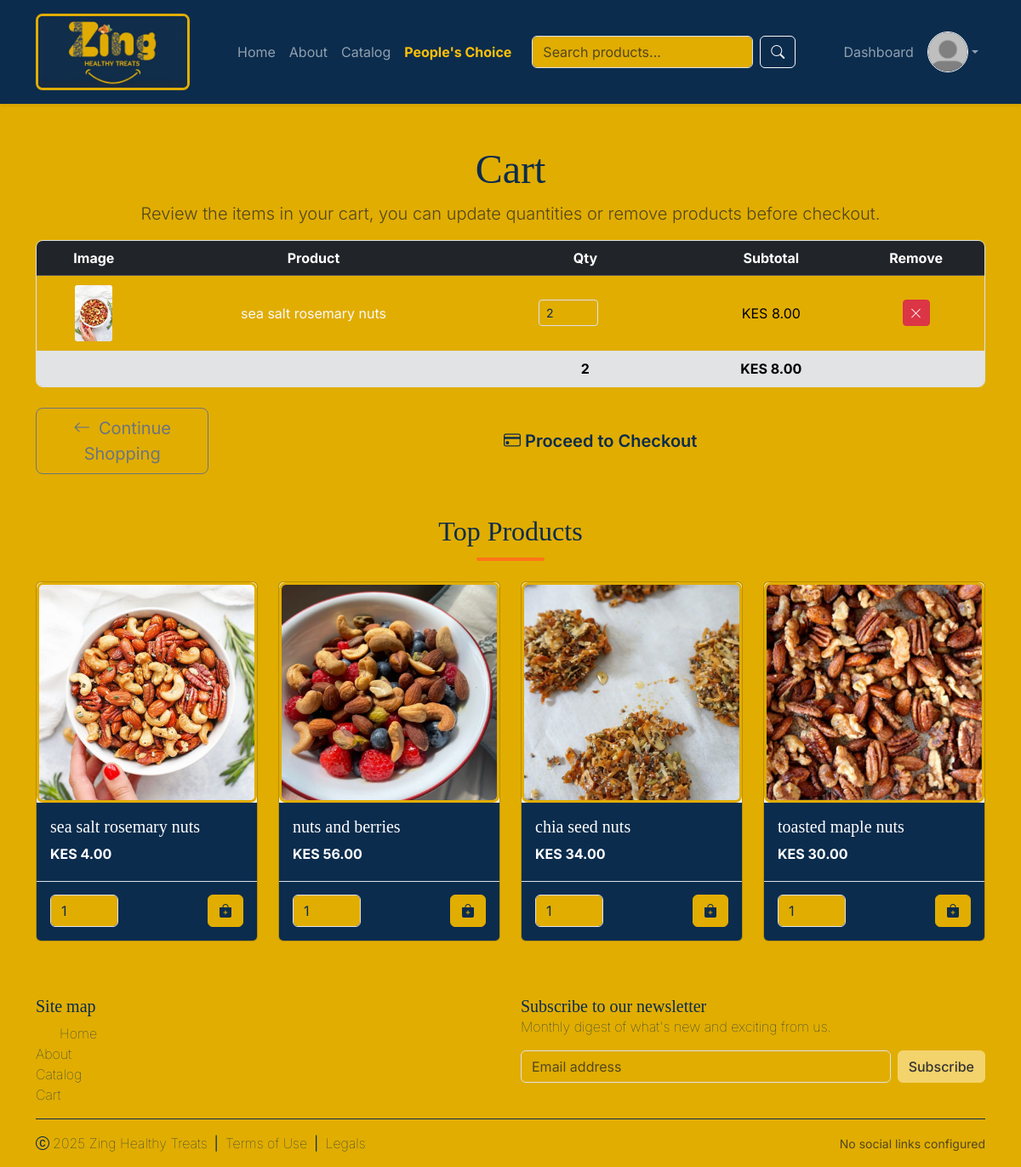
/cart (signed in), run on the app's committed database.
### app/models.py (models this page shows, shortened)
class User(UserMixin, db.Model):
    id = db.Column(db.Integer, primary_key=True)
    username = db.Column(db.String(64), unique=True, nullable=False)
    email = db.Column(db.String(120), unique=True, nullable=False)
    address = db.Column(db.String(255))
    profile_picture = db.Column(db.String(128), default="default_profile.webp")
    password_hash = db.Column(db.String(256), nullable=False)
    is_admin = db.Column(db.Boolean, default=False, nullable=False)

class Product(db.Model):
    id = db.Column(db.Integer, primary_key=True)
    date_added = db.Column(db.DateTime, nullable=False, default=datetime.utcnow)
    title = db.Column(db.String(100), nullable=False)
    description = db.Column(db.Text, nullable=False)
    image = db.Column(db.String(128), nullable=False, default="default_product.webp")
    price = db.Column(db.Float, nullable=False)
    quantity = db.Column(db.Integer, nullable=False, default=0)
    category_id = db.Column(db.Integer, db.ForeignKey("category.id"), nullable=True)
    is_peoples_choice = db.Column(db.Boolean, default=False)
    images = db.relationship("ProductImage", backref="product", lazy=True, cascade="all, delete-orphan")

class ProductImage(db.Model):
    id = db.Column(db.Integer, primary_key=True)
    product_id = db.Column(db.Integer, db.ForeignKey("product.id"), nullable=False)
    image_filename = db.Column(db.String(128), nullable=False)
    is_primary = db.Column(db.Boolean, default=False)

### app/app.py (the view)
    @app.route("/cart")
    @login_required
    def cart():
        items = CartItem.query.filter_by(user_id=current_user.id).all()
        cart_items = []
        total = 0
        for item in items:
            product = item.product
            subtotal = product.price * item.quantity
            total += subtotal
            cart_items.append({
                "product": product,
                "quantity": item.quantity,
                "subtotal": subtotal
            })
        return render_template("shop/cart.html", title="Cart", items=cart_items, total=total)

### templates/shop/cart.html
{% extends "base.html" %}
{% block content %}
<section class="text-center rounded">
    <h2 class="display-5">Cart</h2>
    <p class="lead text-muted">
        Review the items in your cart, you can update quantities or remove products before checkout.
    </p>
</section>
{% if items %}
<section class="mb-4 table-responsive table-rounded border">
    <table table class="table align-middle text-center">
        <thead class="table-dark">
            <tr>
                <th scope="col" class="d-none d-lg-table-cell">Image</th>
                <th scope="col">Product</th>
                <th scope="col">Qty</th>
                <th scope="col">Subtotal</th>
                <th scope="col">Remove</th>
            </tr>
        </thead>
        <tbody>
            {% for item in items %}
            <tr>
                <td class="d-none d-lg-table-cell">
                    <img class="img-fluid rounded" width="50" height="50"
                        src="{{ url_for('static', filename='images/product_pictures/' + (item.product.image or config.DEFAULT_PRODUCT_PICTURE)) }}"
                        style="object-fit:cover;" alt="{{ item.product.title }}">
                </td>
                <td>
                    <a href="{{ url_for('product_detail', product_id=item.product.id) }}"
                        class="text-decoration-none text-light">
                        {{ item.product.title }}
                    </a>
                </td>
                <td>
                    <form action="{{ url_for('update_cart_quantity', product_id=item.product.id) }}" method="POST"
                        class="d-flex align-items-center justify-content-center">
                        <input type="number" name="quantity" value="{{ item.quantity }}" min="1"
                            class="form-control form-control-sm me-2" style="width: 70px;">
                        <button type="submit" class="btn btn-sm btn-outline-primary">
                            <i class="bi bi-arrow-clockwise"></i>
                        </button>
                    </form>
                </td>
                <td>KES {{ "%.2f"|format(item.subtotal) }}</td>
                <td>
                    <form method="post" action="{{ url_for('remove_from_cart', product_id=item.product.id) }}">
                        <button class="btn btn-sm btn-danger" type="submit">
                            <i class="bi bi-x-lg"></i>
                        </button>
                    </form>
                </td>
            </tr>
            {% endfor %}
        </tbody>
        <tfoot class="table-secondary">
            <tr>
                <td class="d-none d-lg-table-cell"></td>
                <td></td>
                <td class="fw-bold">{{ items|sum(attribute="quantity") }}</td>
                <td class="fw-bold">KES {{ "%.2f"|format(items|sum(attribute="subtotal")) }}</td>
                <td></td>
            </tr>
        </tfoot>
    </table>
</section>
{% else %}
<section class="alert alert-warning mb-3" role="alert">
    Your cart is empty.
</section>
{% endif %}
<section class="d-grid gap-2 d-lg-block d-lg-flex justify-content-lg-between align-items-center mb-5">
    <a href="{{ url_for('initiate_checkout_view') }}"
        class="btn btn-primary btn-lg w-100 w-lg-auto order-1 order-lg-2"><i class="bi bi-credit-card">
        </i> Proceed to Checkout</a>
    <a href="{{ url_for('catalog') }}" class="btn btn-outline-secondary btn-lg order-2 order-lg-1">
        <i class="bi bi-arrow-left me-1"></i> Continue Shopping
    </a>
</section>
{% if top_products %}
<section>
    <h2 class="section-title text-center mb-4">Top Products</h2>
    <div class="row g-4 justify-content-center">
        {% for product in top_products %}
        <div class="col-12 col-sm-6 col-md-4 col-lg-3">
            {% include 'shop/product_card.html' %}
        </div>
        {% endfor %}
    </div>
</section>
{% endif %}
{% endblock %}

### templates/base.html (shortened to what this page needs)
<!DOCTYPE html>
<html lang="en">
<head>
	<link href="https://cdn.jsdelivr.net/npm/bootstrap@5.3.5/dist/css/bootstrap.min.css" rel="stylesheet">
	<link rel="stylesheet" href="{{ url_for('static', filename='css/style.css') }}?v=3">
	<link rel="stylesheet" href="https://cdn.jsdelivr.net/npm/bootstrap-icons@1.11.3/font/bootstrap-icons.min.css" media="print" onload="this.media='all'">
	<link href="https://unpkg.com/aos@2.3.1/dist/aos.css" rel="stylesheet" media="print" onload="this.media='all'">
</head>
<body class="min-vh-100 d-flex flex-column {{ current_theme }}">
	<header>
		<nav class="navbar navbar-expand-lg navbar-dark bg-zing-blue shadow-sm">
			<div class="container">
				<a class="m-0 py-2 navbar-brand" href="{{ url_for('index') }}">
					<img src="{{ url_for('static', filename='images/logo_zing.webp') }}" alt="Zing Healthy Treats"
						height="90">
				</a>
				<div id="main-navbar" class="collapse navbar-collapse ms-lg-5 pb-3 pb-lg-0">
					<ul class="navbar-nav align-items-center">
						<li class="nav-item">
							<a class="nav-link" href="{{ url_for('index') }}">Home</a>
						</li>
						<li class="nav-item">
							<a class="nav-link" href="{{ url_for('about') }}">About</a>
						</li>
						<li class="nav-item">
							<a class="nav-link" href="{{ url_for('catalog') }}">Catalog</a>
						</li>
						<li class="nav-item">
							<a class="nav-link text-warning fw-bold" href="{{ url_for('peoples_choice') }}">People's
								Choice</a>
						</li>
					</ul>
					<form class="d-flex mx-lg-3 my-3 my-lg-0" method="get" action="{{ url_for('catalog') }}">
						<input class="form-control me-2" type="search" name="search" placeholder="Search products..."
							value="{{ request.args.get('search', '') }}" aria-label="Search">
						<button class="btn btn-outline-light" type="submit">
							<i class="bi bi-search"></i>
						</button>
					</form>
					<ul class="navbar-nav ms-auto align-items-center">
						{% if current_user.is_authenticated %}
						{% if current_user.is_admin %}
						<li class="nav-item">
							<a class="nav-link" href="{{ url_for('dashboard') }}">Dashboard</a>
						</li>
						<li class="nav-item d-none d-lg-flex dropdown">
							<a class="nav-link dropdown-toggle d-flex align-items-center" href="#"
								data-bs-toggle="dropdown">
								<img class="avatar rounded-circle border border-light"
									src="{{ url_for('static', filename='images/profile_pictures/' + current_user.profile_picture) }}"
									alt="Profile picture">
							</a>
						</li>
						{% endif %}
						{% endif %}
					</ul>
				</div>
			</div>
		</nav>
	</header>
	<main class="py-5 d-flex flex-grow-1 flex-shrink-0 justify-content-center align-items-start">
		<div class="container d-flex justify-content-center align-items-center">
			<div class="w-100">
				{% block content %}
				{% endblock %}
			</div>
		</div>
	</main>
	<div class="p-3 d-none d-lg-flex position-fixed bottom-0 end-0" style="z-index: 1055;">
	</div>
	<footer class="mt-auto text-dark" style="background-color: #E1AD01;">
		<div class="container">
			<div class="row py-3">
				<div class="d-none d-lg-flex flex-column justify-content-between col-6">
					<h5>Site map</h5>
					<ul class="nav flex-column">
						<li>
							<a class="link-dark fw-lighter link-underline link-underline-opacity-0 d-flex align-items-center gap-2"
								href="{{ url_for('index') }}" id="nav-home-link">
								<div id="lottie-home" style="width: 20px; height: 20px;"></div>
								Home
							</a>
						</li>
						<li>
							<a class="link-dark fw-lighter link-underline link-underline-opacity-0"
								href="{{ url_for('about') }}">About</a>
						</li>
						<li>
							<a class="link-dark fw-lighter link-underline link-underline-opacity-0"
								href="{{ url_for('catalog') }}">Catalog</a>
						</li>
						<li>
							<a class="link-dark fw-lighter link-underline link-underline-opacity-0"
								href="{{ url_for('cart') }}">Cart</a>
						</li>
					</ul>
				</div>
				<div class="col-12 col-lg-6">
					<form class="h-100 d-flex flex-column">
						<div>
							<h5 class="m-0 p-0">Subscribe to our newsletter</h5>
							<p class="m-0 p-0 fs-tiny fs-lg-6 fw-lighter text-dark">Monthly digest of what's new and
								exciting from us.</p>
						</div>
						<div class="w-100 mt-3 d-flex gap-2">
							<input id="newsletter" class="form-control" type="email" placeholder="Email address">
							<button class="btn btn-success" type="button">Subscribe</button>
						</div>
					</form>
				</div>
			</div>
			<div
				class="py-3 d-flex flex-column-reverse flex-lg-row gap-2 justify-content-between align-items-center border-top border-dark">
				<div class="d-flex justify-content-center align-items-center">
					<span class="fs-tiny fs-lg-6 fw-lighter text-dark"><i class="bi bi-c-circle me-1 text-dark"></i>2025
						Zing Healthy Treats</span>
					<span class="mx-2 my-0 p-0 link-dark">|</span>
					<a class="fs-tiny fs-lg-6 link-dark fw-lighter link-underline link-underline-opacity-0"
						href="{{ url_for('terms_of_use') }}">Terms of Use</a>
					<span class="mx-2 my-0 p-0 link-dark">|</span>
					<a class="fs-tiny fs-lg-6 link-dark fw-lighter link-underline link-underline-opacity-0"
						href="{{ url_for('legals') }}">Legals</a>
				</div>
				<ul class="m-0 p-0 d-flex list-unstyled">
					{% for link in social_links %}
					<li class="ms-2">
						<a class="fs-4 link-dark" href="{{ link.url }}" target="_blank"
							aria-label="{{ link.platform }}">
							<i class="{{ link.icon_class }}"></i>
						</a>
					</li>
					{% else %}
					<li class="ms-2">
						<span class="text-muted small">No social links configured</span>
					</li>
					{% endfor %}
				</ul>
			</div>
		</div>
	</footer>
</body>
</html>

### templates/shop/product_card.html (shortened to what this page needs)
<div class="card">
    <a class="text-decoration-none text-light" href="{{ url_for('product_detail', product_id=product.id) }}">
        <div class="ratio ratio-1x1 bg-light rounded-top overflow-hidden">
            {% if product.images %}
            <div id="carousel-{{ product.id }}" class="carousel slide h-100 product-card-carousel"
                data-bs-interval="false">
                <div class="carousel-inner h-100">
                    {% for img in product.images %}
                    <div class="carousel-item {% if loop.first %}active{% endif %} h-100">
                        <img class="d-block w-100 h-100 object-fit-cover hover-zoom"
                            src="{{ url_for('static', filename='images/product_pictures/' + img.image_filename) }}"
                            alt="{{ product.title }}" loading="lazy">
                    </div>
                    {% endfor %}
                </div>
            </div>
            {% else %}
            <img class="card-img-top img-fluid rounded-top h-100 object-fit-cover hover-zoom"
                src="{{ url_for('static', filename='images/product_pictures/' + product.image) }}"
                alt="{{ product.title }}" loading="lazy">
            {% endif %}
        </div>
        <div class="card-body bg-zing-blue">
            <h5 class="card-title text-white">{{ product.title }}</h5>
            <p class="mb-1 card-text text-white fw-bold">KES {{ "%.2f"|format(product.price) }}</p>
        </div>
    </a>
    <div class="card-footer border-top d-flex align-items-center justify-content-center bg-zing-blue"
        style="height: 70px;">
        {% if product.quantity > 0 %}
        <form class="w-100 d-flex justify-content-between align-items-center" method="POST"
            action="{{ url_for('add_to_cart', product_id=product.id) }}">
            <input class="me-2 form-control" style="width: 80px;" type="number" name="quantity" value="1" min="1">
            <button class="btn btn-primary" type="submit">
                <i class="bi bi-bag-plus-fill"></i>
            </button>
        </form>
        {% endif %}
    </div>
</div>

### data on the page
User: profile_picture (placeholder picture)
Product: image (picture), product "sea salt rosemary nuts", title "sea salt rosemary nuts", price "4.00"
ProductImage: image_filename (picture)
Product: title "nuts and berries", price "56.00"
ProductImage: image_filename (picture)
Product: title "chia seed nuts", price "34.00"
ProductImage: image_filename (picture)
Product: title "toasted maple nuts", price "30.00"
ProductImage: image_filename (picture)

### other printed values
{{ "%.2f"|format(item.subtotal) }} "8.00"
{{ items|sum(attribute="quantity") }} "2"
{{ "%.2f"|format(items|sum(attribute="subtotal")) }} "8.00"
